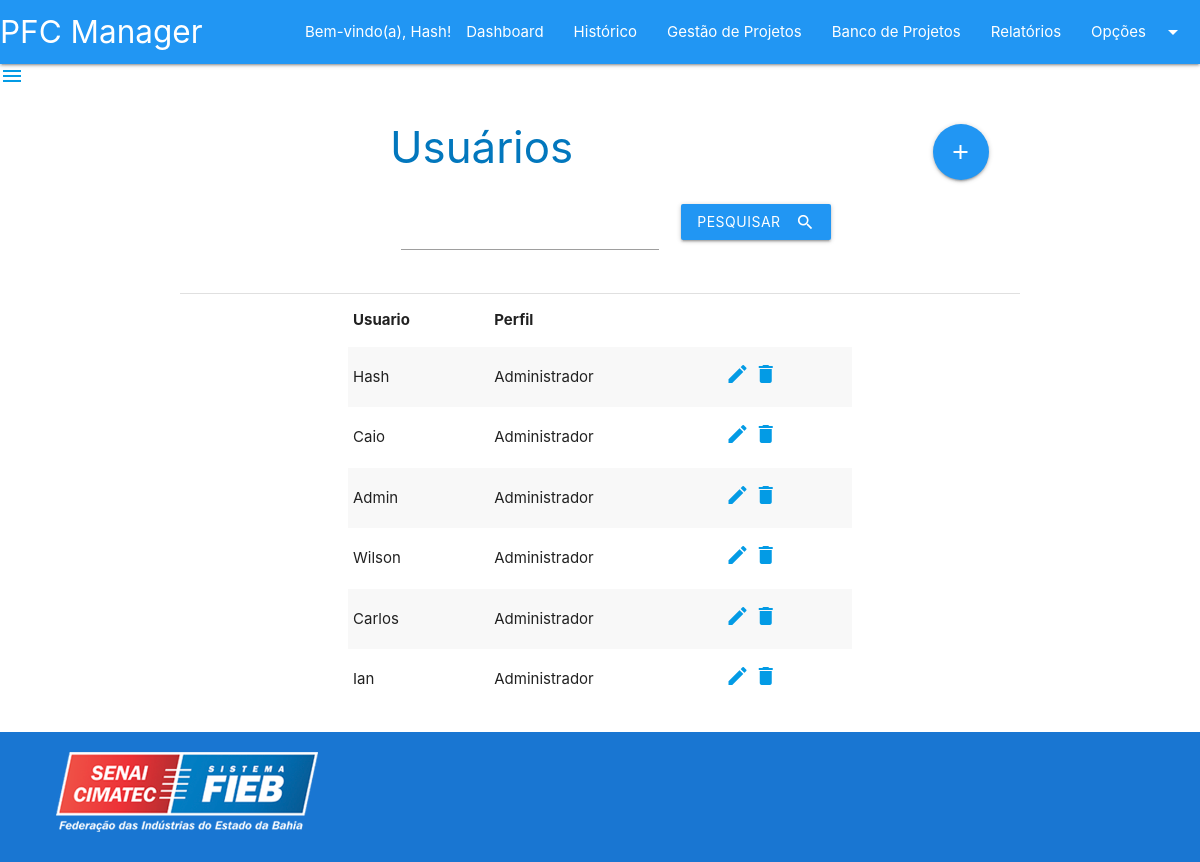
Screenshot of /telas/paginas_usuario/index_usuario.php (signed in) with the database file from the repository.
### tables this page shows
CREATE TABLE `usuarios` (
  `usuario_id` int NOT NULL AUTO_INCREMENT,
  `usuario_nome` varchar(45) DEFAULT NULL,
  `usuario_senha` varchar(120) DEFAULT NULL,
  `usuario_perfil` varchar(45) DEFAULT NULL,
  PRIMARY KEY (`usuario_id`),
  UNIQUE KEY `usuario_nome_UNIQUE` (`usuario_nome`)
);

### servicos/ServicosUsuario.php (called while the page is built, shortened)
<?php
class ServicosUsuario implements iServicosUsuario
{
    function listarUsuarios()
    {
        $conexao = conectar();
        $consulta = "SELECT * FROM usuarios;";
        $resultado = mysqli_query($conexao, $consulta);
        return $resultado;
    }
}

### telas/paginas_usuario/index_usuario.php (the view, shortened to what this page needs)
<?php require_once("../../servicos/ServicosUsuario.php"); ?>
<?php
if ($_SESSION["usuario_nome"]) {
?>
  <?php
  $servicosUsuario = new ServicosUsuario();
  ?>
  <!DOCTYPE html>
  <html lang="pt-BR">
  <head>
    <?php include_once("../compartilhado/head.php"); ?>
  </head>
  <body>
    <?php include_once("../compartilhado/header.php"); ?>
    <main>
      <div class="container">
        <div class="row">
          <form method="POST">
            <h3 class="light-blue-text text-darken-3 page-title">Usuários<a title="Adicionar Projeto" href="cadastro_usuario.php" class="btn-floating btn-large waves-effect waves-light blue right" style="margin-right: 5%;"><i class="material-icons">add</i></a></h3>
            <div class="input-field col s4 offset-s3">
              <input name="usuario_nome" maxlength="45" type="text">
            </div>
            <div class="input-field col s4">
              <button class="btn waves-effect waves-light blue" type="submit" name="action">Pesquisar
                <i class="material-icons right ">search</i>
              </button>
            </div>
          </form>
        </div>
        <div class="divider"></div>
        <div class="container" style="padding-left: 5%; padding-right: 5%;">
          <div class="table">
            <table class="striped">
              <thead>
                <tr>
                  <th>Usuario</th>
                  <th>Perfil</th>
                  <th></th>
                </tr>
              </thead>
              <tbody>
                <?php
                if (isset($_POST["usuario_nome"])) {
                ?>
                  <?php
                  $resultado = $servicosUsuario->listarUsuariosPorNome($_POST["usuario_nome"]);
                  while ($linha = mysqli_fetch_assoc($resultado)) {
                  ?>
                    <tr>
                      <td><?php echo $linha["usuario_nome"] ?></td>
                      <td><?php echo $linha["usuario_perfil"] ?></td>
                      <td>
                        <a href="alterar_usuario.php?id=<?php echo $linha["usuario_id"] ?>"><i class="material-icons">edit</i></a>
                        <a href="deletar_usuario.php?id=<?php echo $linha["usuario_id"] ?>"><i class="material-icons">delete</i></a>
                      </td>
                    </tr>
                  <?php
                  }
                  ?>
              </tbody>
            </table>
            <div class="center" style="margin: 20px;">
              <a href="index_usuario.php"><i class="fas fa-undo-alt fa-2x" title="Recarregar"></i></a>
            </div>
          <?php
                } else {
          ?>
            <?php
                  $resultado = $servicosUsuario->listarUsuarios();
                  while ($linha = mysqli_fetch_assoc($resultado)) {
            ?>
              <tr>
                <td><?php echo $linha["usuario_nome"] ?></td>
                <td><?php echo $linha["usuario_perfil"] ?></td>
                <td>
                  <a href="alterar_usuario.php?id=<?php echo $linha["usuario_id"] ?>"><i class="material-icons">edit</i></a>
                  <a href="deletar_usuario.php?id=<?php echo $linha["usuario_id"] ?>"><i class="material-icons">delete</i></a>
                </td>
              </tr>
            <?php
                  }
            ?>
            </tbody>
            </table>
          <?php
                }
          ?>
          </div>
        </div>
      </div>
      <br>
    </main>
    <?php include_once("../compartilhado/footer.php"); ?>
  </body>
  </html>
<?php
} else {
  header("location:../inicio/login.php");
}
?>

### telas/compartilhado/head.php (style rules this page uses)
div.table { overflow-x: scroll; }
th, td { min-width: 50px; }
.page-title { padding-left: 25%; }
body { display: flex; min-height: 100vh; flex-direction: column; }
main { flex: 1 0 auto; }

### rows the page displays
usuarios: usuario_nome "Hash", usuario_perfil "Administrador"
usuarios: usuario_nome "Caio", usuario_perfil "Administrador"
usuarios: usuario_nome "Admin", usuario_perfil "Administrador"
usuarios: usuario_nome "Wilson", usuario_perfil "Administrador"
usuarios: usuario_nome "Carlos", usuario_perfil "Administrador"
usuarios: usuario_nome "Ian", usuario_perfil "Administrador"

### other values shown
$_SESSION["usuario_nome"] "Hash"
